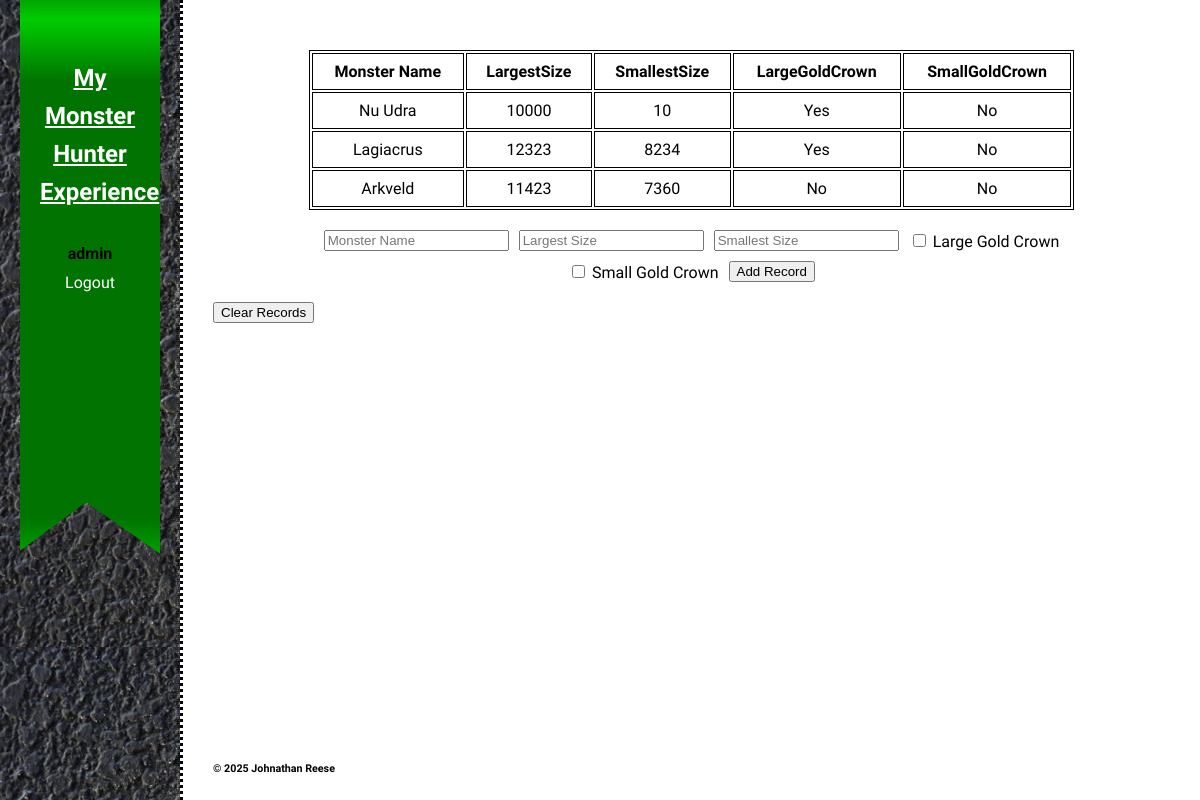
Before: /records (signed in) with the older database file.
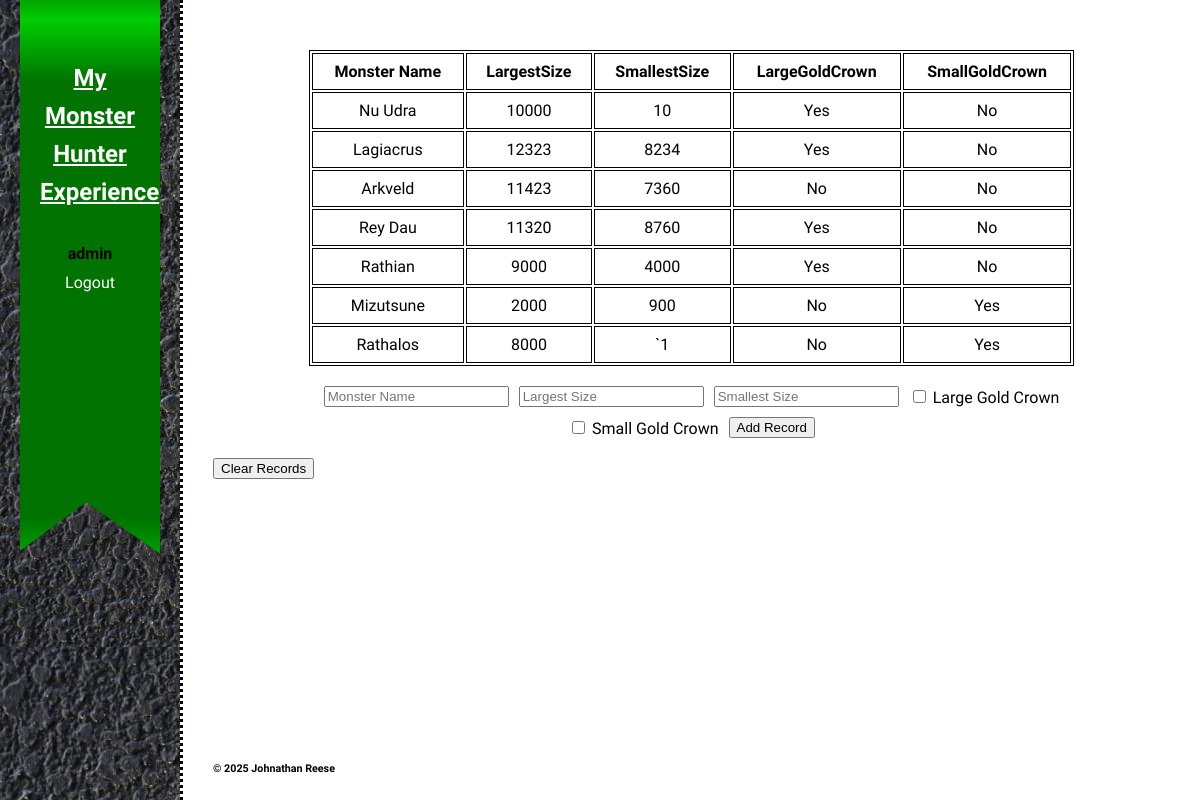
After: the same page with the newer database file.
### tables this page shows
CREATE TABLE monsterData(
    MonsterName VARCHAR(255),
    UserID INTEGER,
    SmallestSize INTEGER,
    LargestSize INTEGER,
    LargeGoldCrown BOOLEAN,
    SmallGoldCrown BOOLEAN,
    FOREIGN KEY(UserID) REFERENCES users(ID)
);

### app.py (the view)
@app.route('/records')
def records():
    if 'user_id' not in session:
        return redirect(url_for('login'))
    conn = get_db_connection()
    records = conn.execute(
        'SELECT * FROM monsterData WHERE UserID = ?', (session['user_id'],)
    ).fetchall()
    conn.close()
    return render_template('records.html', records=records)

### app.py (called while the page is built)
def get_db_connection():
    conn = sqlite3.connect(DB_PATH)
    conn.row_factory = sqlite3.Row
    return conn

@app.context_processor
def inject_user():
    return dict(username=session.get('username'))

### templates/records.html (shortened to what this page needs)
<!DOCTYPE html>
<html lang="en">
<head>
    <link rel="stylesheet" href="{{ url_for('static', filename='css/style.css') }}">
    <link rel="stylesheet" type="text/css"
        href="https://cdn.jsdelivr.net/npm/@accessible360/accessible-slick@1.0.1/slick/slick.min.css">
    <link rel="stylesheet" type="text/css"
        href="https://cdn.jsdelivr.net/npm/@accessible360/accessible-slick@1.0.1/slick/accessible-slick-theme.min.css">
</head>
<body>
    <header role="banner" class="primary">
        <div id="ribbon">
            <h1><a href="/">My Monster Hunter Experience</a></h1>
            <nav role="navigation">
                <ul>
                {% if username %}
                <li><strong>{{ username }}</strong></li>
                <li><a href="/logout">Logout</a></li>
                {% else %}
                <li><a href="/login">Login</a></li>
                <li><a href="/register">Register</a></li>
                {% endif %}
                </ul>
            </nav>
        </div>
    </header>
    <main id="main">
        {% if records %}
        <table id="recordsTable">
            <thead>
                <tr>
                    <th>Monster Name</th>
                    <th>LargestSize</th>
                    <th>SmallestSize</th>
                    <th>LargeGoldCrown</th>
                    <th>SmallGoldCrown</th>
                </tr>
            </thead>
            <tbody>
                {% for record in records %}
                <tr>
                    <td>{{ record.monsterName }}</td>
                    <td>{{ record.largestSize }}</td>
                    <td>{{ record.smallestSize }}</td>
                    <td>{{ 'Yes' if record.largeGoldCrown else 'No' }}</td>
                    <td>{{ 'Yes' if record.smallGoldCrown else 'No' }}</td>
                </tr>
                {% endfor %}
            </tbody>
        </table>
        {% else %}
        <p>No records found!</p>
        {% endif %}
        <form action="/add_record" method="POST" id="recordForm">
            <div class="form-row">
                <input type="text" name="monsterName" placeholder="Monster Name" required>
                <input type="text" name="largestSize" placeholder="Largest Size" required>
                <input type="text" name="smallestSize" placeholder="Smallest Size" required>
                <label>
                    <input type="checkbox" name="largeGoldCrown" value="true">
                    Large Gold Crown
                </label>
                <label>
                    <input type="checkbox" name="smallGoldCrown" value="true">
                    Small Gold Crown
                </label>
                <button type="submit" id="addbutton">Add Record</button>
            </div>
        </form>
        <form action="/clear_records" method="POST">
            <button type="submit" id="clearbutton">Clear Records</button>
        </form>
        <footer id="colophon" role="contentinfo">
            <h6>&copy; 2025 Johnathan Reese</h6>
        </footer>
    </main>
</body>
</html>

### static/css/style.css (style rules this page uses)
body { display: grid; grid-template-columns: 15% 85%; height: 100vh; margin: 0; background-image: url(/static/images/page.jpg); background-repeat: no-repeat; background-size: cover; background-position: right; font-family: "Charm", cursive; font-weight: 400; font-style: normal; }
#main { position: relative; padding: 30px; border-left: dotted black; }
header.primary { padding: 0px 20px; box-sizing: border-box; background-image: url(/static/images/leather.jpg); background-color: black; height: 100%; display: flex; flex-direction: column; }
#ribbon { background-image: url(/static/images/Green-Ribbon.png); background-repeat: no-repeat; background-position: center; background-size: 200px 600px; height: 600px; margin-top: -25px; padding-left: 20px; padding-right: 20px; }
header.primary h1 { margin-bottom: 0; text-align: center; padding-top: 60px; }
header.primary h1 a { color: white; font-size: 1.5rem; }
header.primary nav ul { padding-top: 20px; list-style: none; padding-left: 0px; }
header.primary nav ul li { text-align: center; padding-left: 14px; padding-right: 14px; }
header.primary nav ul li a { display: block; color: #ffffff; text-decoration: none; transition: .4s; padding-top: 10px; padding-bottom: 10px; width: 100%; }
#colophon { color: black; position: absolute; bottom: 0; }
form div { display: flex; align-items: center; margin-bottom: 10px; }
#recordsTable { width: 80%; margin: 20px auto; text-align: center; background-color: rgba(255, 255, 255, 0.8); border: solid black 1px; }
#recordForm .form-row { display: flex; align-items: left; justify-content: center; flex-wrap: wrap; gap: 10px; margin: 20px auto; width: 80%; }
#recordsTable th, #recordsTable td { border: 1px solid black; padding: 8px; text-align: center; }

Changed rows visible on the page:
added monsterData: monsterName "Rey Dau", largestSize "11320", smallestSize "8760", LargeGoldCrown "Yes", SmallGoldCrown "No"
added monsterData: monsterName "Rathian", largestSize "9000", smallestSize "4000", LargeGoldCrown "Yes", SmallGoldCrown "No"
added monsterData: monsterName "Mizutsune", largestSize "2000", smallestSize "900", LargeGoldCrown "No", SmallGoldCrown "Yes"
added monsterData: monsterName "Rathalos", largestSize "8000", smallestSize "`1", LargeGoldCrown "No", SmallGoldCrown "Yes"
